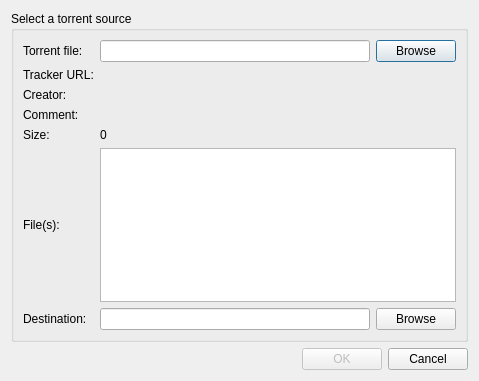
<?xml version="1.0" encoding="UTF-8"?>
<ui version="4.0">
 <class>AddTorrentDialog</class>
 <widget class="QDialog" name="AddTorrentDialog">
  <property name="geometry">
   <rect>
    <x>0</x>
    <y>0</y>
    <width>479</width>
    <height>381</height>
   </rect>
  </property>
  <property name="windowTitle">
   <string>Dialog</string>
  </property>
  <layout class="QGridLayout" name="gridLayout">
   <item row="0" column="0" colspan="3">
    <widget class="QGroupBox" name="groupBox">
     <property name="title">
      <string>Select a torrent source</string>
     </property>
     <layout class="QGridLayout" name="gridLayout_3">
      <item row="0" column="0">
       <widget class="QLabel" name="label_8">
        <property name="text">
         <string>Torrent file:</string>
        </property>
       </widget>
      </item>
      <item row="0" column="1">
       <widget class="QLineEdit" name="torrentFile"/>
      </item>
      <item row="0" column="2">
       <widget class="QPushButton" name="browseTorrents">
        <property name="text">
         <string>Browse</string>
        </property>
       </widget>
      </item>
      <item row="1" column="0">
       <widget class="QLabel" name="label_2">
        <property name="text">
         <string>Tracker URL:</string>
        </property>
       </widget>
      </item>
      <item row="2" column="0">
       <widget class="QLabel" name="label_3">
        <property name="text">
         <string>Creator:</string>
        </property>
       </widget>
      </item>
      <item row="3" column="0">
       <widget class="QLabel" name="label_4">
        <property name="text">
         <string>Comment:</string>
        </property>
       </widget>
      </item>
      <item row="4" column="0">
       <widget class="QLabel" name="label_5">
        <property name="text">
         <string>Size:</string>
        </property>
       </widget>
      </item>
      <item row="5" column="0">
       <widget class="QLabel" name="label_6">
        <property name="text">
         <string>File(s):</string>
        </property>
       </widget>
      </item>
      <item row="5" column="1" colspan="2">
       <widget class="QTextEdit" name="torrentContents">
        <property name="lineWrapMode">
         <enum>QTextEdit::NoWrap</enum>
        </property>
        <property name="readOnly">
         <bool>true</bool>
        </property>
       </widget>
      </item>
      <item row="6" column="0">
       <widget class="QLabel" name="label_7">
        <property name="text">
         <string>Destination:</string>
        </property>
       </widget>
      </item>
      <item row="6" column="1">
       <widget class="QLineEdit" name="destinationFolder"/>
      </item>
      <item row="6" column="2">
       <widget class="QPushButton" name="browseDestination">
        <property name="text">
         <string>Browse</string>
        </property>
       </widget>
      </item>
      <item row="4" column="1" colspan="2">
       <widget class="QLabel" name="sizeLabel">
        <property name="text">
         <string>0</string>
        </property>
       </widget>
      </item>
      <item row="3" column="1" colspan="2">
       <widget class="QLabel" name="commentLabel">
        <property name="text">
         <string>&lt;none&gt;</string>
        </property>
       </widget>
      </item>
      <item row="2" column="1" colspan="2">
       <widget class="QLabel" name="creatorLabel">
        <property name="text">
         <string>&lt;none&gt;</string>
        </property>
       </widget>
      </item>
      <item row="1" column="1" colspan="2">
       <widget class="QLabel" name="announceUrl">
        <property name="text">
         <string>&lt;none&gt;</string>
        </property>
       </widget>
      </item>
     </layout>
    </widget>
   </item>
   <item row="1" column="0">
    <spacer name="horizontalSpacer">
     <property name="orientation">
      <enum>Qt::Horizontal</enum>
     </property>
     <property name="sizeHint" stdset="0">
      <size>
       <width>355</width>
       <height>20</height>
      </size>
     </property>
    </spacer>
   </item>
   <item row="1" column="1">
    <widget class="QPushButton" name="okButton">
     <property name="enabled">
      <bool>false</bool>
     </property>
     <property name="text">
      <string>OK</string>
     </property>
     <property name="checkable">
      <bool>false</bool>
     </property>
     <property name="checked">
      <bool>false</bool>
     </property>
     <property name="default">
      <bool>false</bool>
     </property>
    </widget>
   </item>
   <item row="1" column="2">
    <widget class="QPushButton" name="cancelButton">
     <property name="text">
      <string>Cancel</string>
     </property>
    </widget>
   </item>
  </layout>
 </widget>
 <resources/>
 <connections>
  <connection>
   <sender>okButton</sender>
   <signal>clicked()</signal>
   <receiver>AddTorrentDialog</receiver>
   <slot>accept()</slot>
   <hints>
    <hint type="sourcelabel">
     <x>360</x>
     <y>351</y>
    </hint>
    <hint type="destinationlabel">
     <x>247</x>
     <y>187</y>
    </hint>
   </hints>
  </connection>
  <connection>
   <sender>cancelButton</sender>
   <signal>clicked()</signal>
   <receiver>AddTorrentDialog</receiver>
   <slot>reject()</slot>
   <hints>
    <hint type="sourcelabel">
     <x>446</x>
     <y>351</y>
    </hint>
    <hint type="destinationlabel">
     <x>247</x>
     <y>187</y>
    </hint>
   </hints>
  </connection>
 </connections>
</ui>
